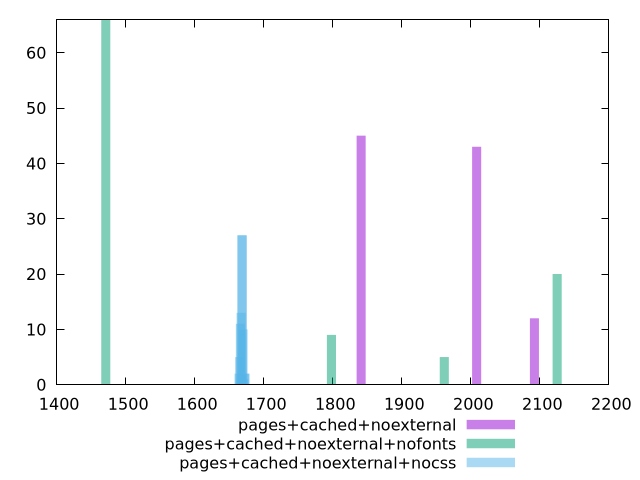

This figure's gnuplot source:
$_pagesCachedNoexternal <<EOF
1841.098286907206 45
2008.4708584442246 43
2092.1571442127342 12
EOF
$_pagesCachedNoexternalNofonts <<EOF
1471.2010362673527 66
1798.1345998823201 9
1961.6013816898037 5
2125.0681634972875 20
EOF
$_pagesCachedNoexternalNocss <<EOF
1668.1599134034866 27
1667.1872254073328 13
1666.2145374111792 11
1670.1052893957938 10
1669.1326013996402 27
1665.2418494150256 5
1672.050665388101 2
1673.0233533842547 2
1664.269161418872 2
1671.0779773919473 1
EOF
set key outside below
set terminal pngcairo
set output "report_00006_2020-11-02T20-21-41.718Z/metrics/metrics_pages+cached+noexternal_pages+cached+noexternal+nofonts_pages+cached+noexternal+nocss+hist.png"
set boxwidth 13.077342544598697
set style fill transparent solid 0.5 noborder
set yrange [0:66]
plot $_pagesCachedNoexternal title "pages+cached+noexternal" with boxes ,$_pagesCachedNoexternalNofonts title "pages+cached+noexternal+nofonts" with boxes ,$_pagesCachedNoexternalNocss title "pages+cached+noexternal+nocss" with boxes ,
